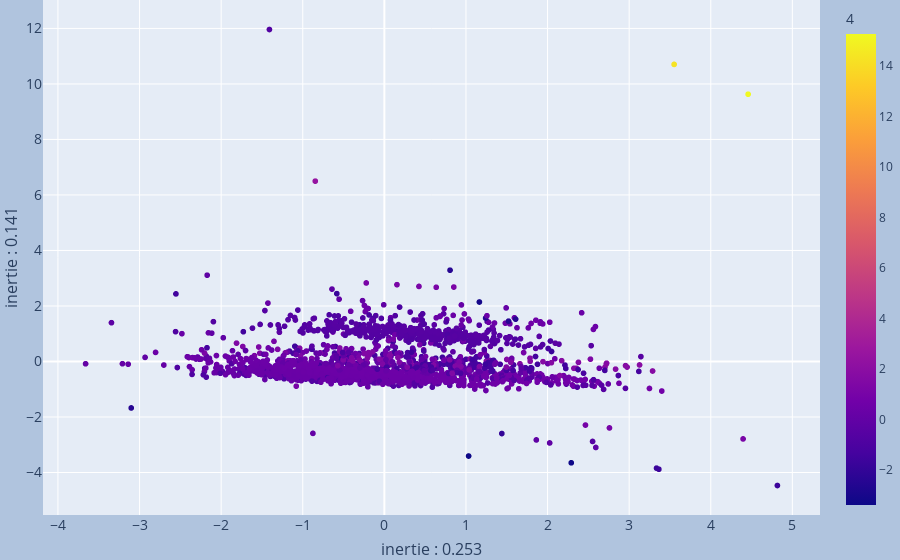

Notebook source saved alongside this figure:
### Code cell
fig = px.scatter(coords, x=0, y=3, color=4)

fig.update_layout(
    margin=dict(l=0, r=0, t=0, b=0),
    paper_bgcolor="LightSteelBlue",
    xaxis=dict(
        title={
            'text':f"inertie : {np.round(famd.explained_inertia_[0],3)}"},
        titlefont_size=16,
        tickfont_size=14
    ),
    yaxis=dict(
        title={
            'text':f"inertie : {np.round(famd.explained_inertia_[3],3)}"},
        titlefont_size=16,
        tickfont_size=14
    )
)

fig.show()

### Figure 1 — Plotly figure (JSON) as saved in the notebook; plotly's stock layout.template omitted (floating-point values rounded to 4 significant figures; data arrays with more than 128 entries replaced by an {"elided": "..."} marker saying what was removed)
{"data": [{"hovertemplate": "0=%{x}<br>3=%{y}<br>4=%{marker.color}<extra></extra>", "legendgroup": "", "marker": {"color": {"elided": "2093 float values"}, "coloraxis": "coloraxis", "symbol": "circle"}, "mode": "markers", "name": "", "showlegend": false, "type": "scattergl", "x": {"elided": "2093 float values"}, "xaxis": "x", "y": {"elided": "2093 float values"}, "yaxis": "y"}], "layout": {"coloraxis": {"colorbar": {"title": {"text": "4"}}, "colorscale": [[0, "#0d0887"], [0.1111, "#46039f"], [0.2222, "#7201a8"], [0.3333, "#9c179e"], [0.4444, "#bd3786"], [0.5556, "#d8576b"], [0.6667, "#ed7953"], [0.7778, "#fb9f3a"], [0.8889, "#fdca26"], [1, "#f0f921"]]}, "legend": {"tracegroupgap": 0}, "margin": {"b": 0, "l": 0, "r": 0, "t": 0}, "paper_bgcolor": "LightSteelBlue", "xaxis": {"anchor": "y", "domain": [0, 1], "tickfont": {"size": 14}, "title": {"font": {"size": 16}, "text": "inertie : 0.253"}}, "yaxis": {"anchor": "x", "domain": [0, 1], "tickfont": {"size": 14}, "title": {"font": {"size": 16}, "text": "inertie : 0.141"}}}}
